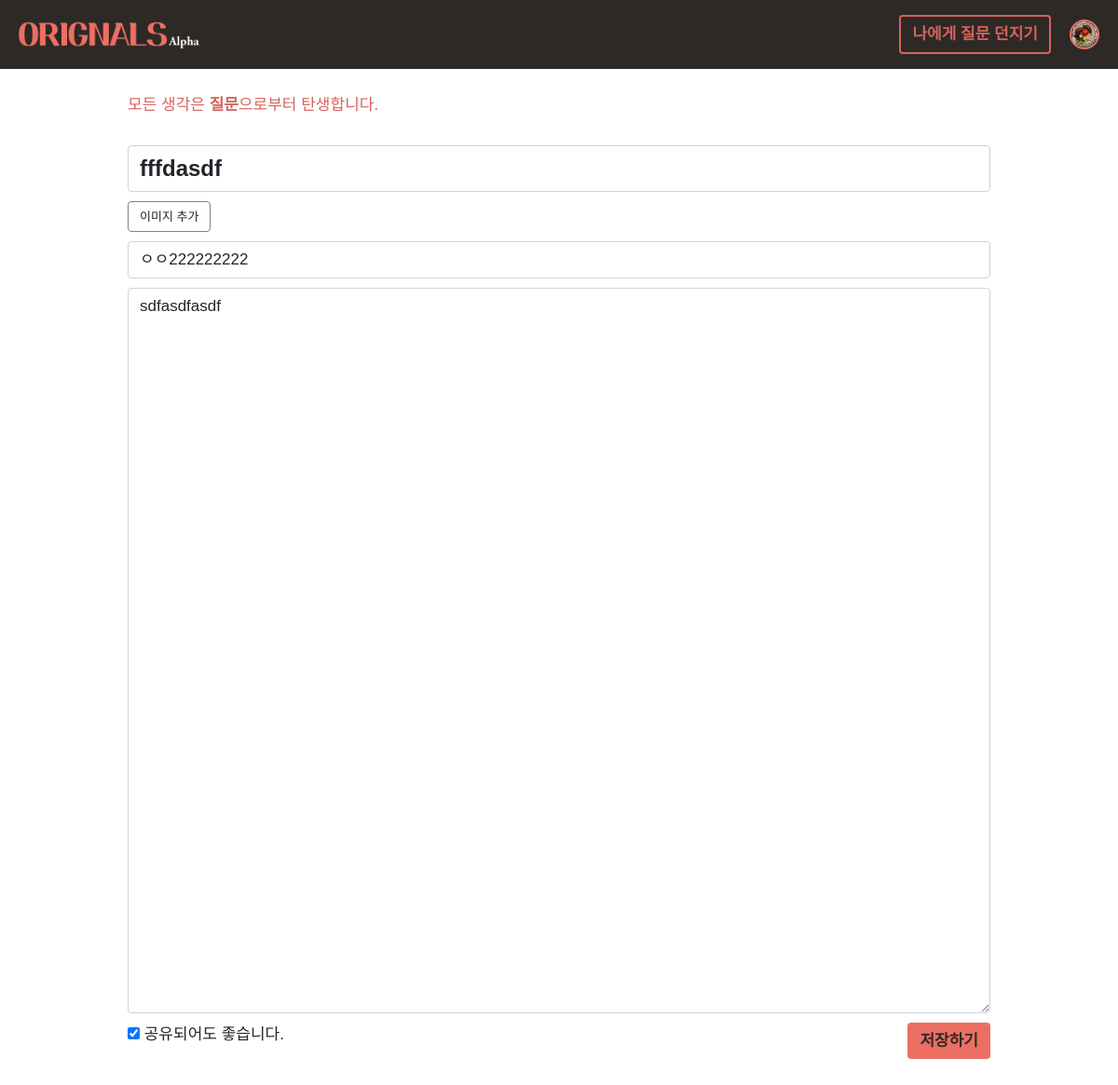
Before: /self-answer/edit/2 (signed in) with the older database file.
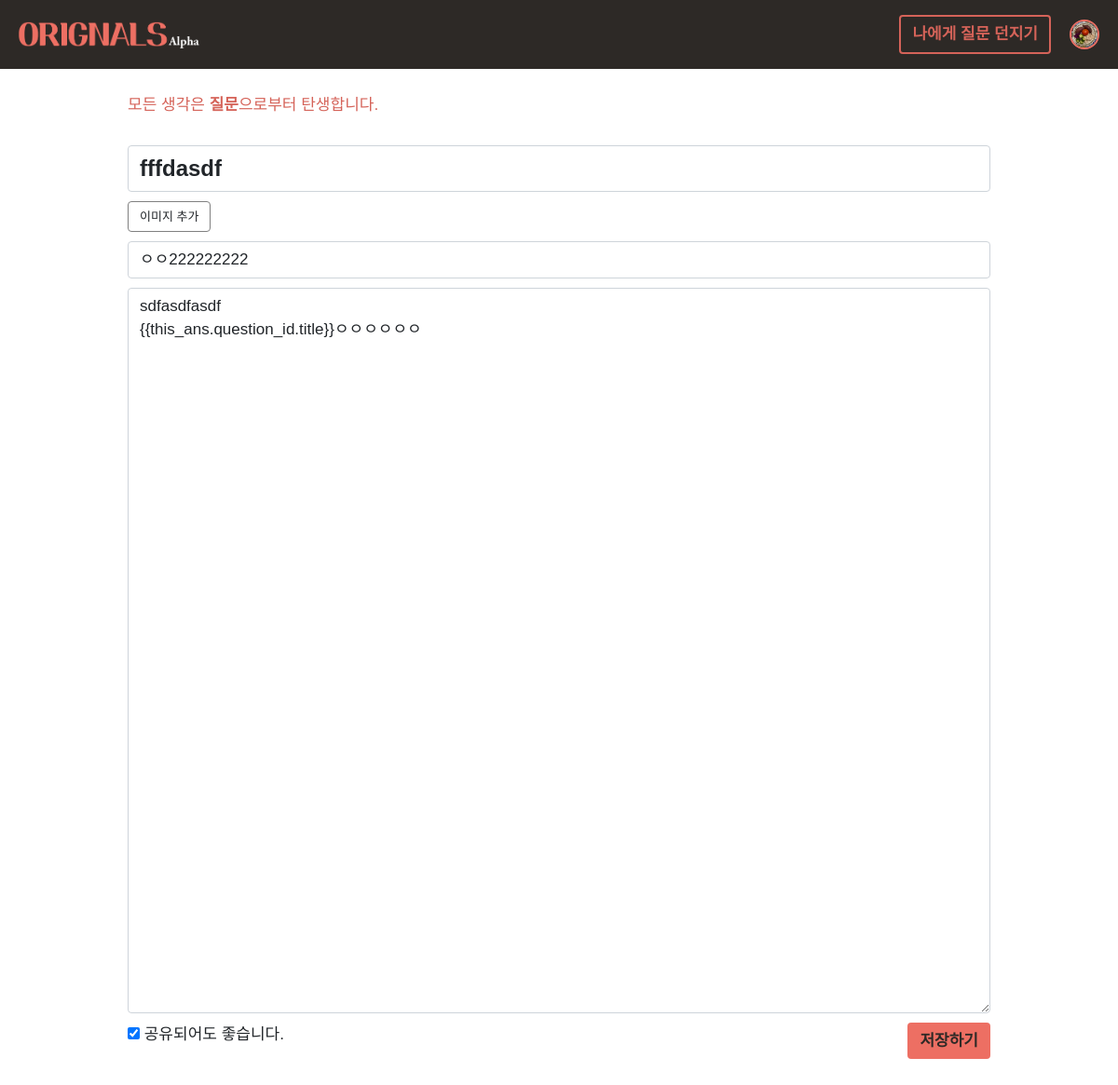
After: the same page with the newer database file.
### main/models.py (models this page shows, shortened)
class AnswersForFromSelf(models.Model):
    objects = models.Manager()
    type = models.CharField(max_length=10, default='self', blank=True)
    question_id = models.ForeignKey(QuestionsFromSelf, on_delete=models.CASCADE, related_name='answerforfromself', null=False, default=None)
    author_id = models.ForeignKey(User, on_delete=models.CASCADE, related_name='answerforfromself', null=False)
    subtitle = models.CharField(max_length=100, blank=True)
    body = models.CharField(max_length=10000, blank=True) # 답변을 하지 않고 저장하는 경우--null=True 필요없나?
    image = models.ImageField(null=True, blank=True, upload_to='answer_img')
    created_at = models.DateField(auto_now_add=True)
    updated_at = models.DateField(auto_now_add=False)
    created_at_time = models.DateTimeField(auto_now_add=True, null=True, blank=True)
    is_shared = models.BooleanField(default=True)
    on_magazine = models.BooleanField(default=False)

### main/views.py (the view)
# urls.py: path('self-answer/edit/<int:ans_self_id>', views.update_ans_self, name="update-answer-from-myself"),
@login_required(login_url="/login")
def update_ans_self(request, ans_self_id):
    navbar_context = navbar(request)
    ans_to_update = AnswersForFromSelf.objects.get(id = ans_self_id)
    ques_to_update = QuestionsFromSelf.objects.get(id=ans_to_update.question_id.id)
    ques_form = QuestionsFromSelfForm(request.POST, request.FILES)
    ans_form = AnswersForFromSelfForm(request.POST, request.FILES)
    if request.method == 'POST':
        if ques_form.is_valid():
            ques_instance = ques_form.save(commit=False)
            ques_to_update.title = ques_instance.title
            if ques_instance.image:
                ques_to_update.image = ques_instance.image
            else:
                pass
            ques_to_update.save()
        if ans_form.is_valid():
            ans_instance = ans_form.save(commit=False)
            ans_to_update.updated_at = str(today)
            ans_to_update.subtitle = ans_instance.subtitle
            ans_to_update.body = ans_instance.body
            ans_to_update.is_shared = ans_instance.is_shared
            ans_to_update.save()
            ans_self_id = ans_to_update.id
        return redirect('/self-answer/{ans_id}'.format(ans_id=ans_self_id))
    else:
        mode = 'update'
        ques_form = QuestionsFromSelfForm(instance=ques_to_update)
        ans_form = AnswersForFromSelfForm(instance=ans_to_update)
        pre_context = {
            'ques_form' : ques_form,
            'ans_form' : ans_form,
            'mode' : mode,
        }
        context = {**pre_context, **navbar_context}
        return render(request, 'main/C_ans_self.html', context)

### main/forms.py
class QuestionsFromSelfForm(forms.ModelForm):
    title = forms.CharField(label="", required=False, widget=forms.TextInput( ## Validation은 클라에서 진행
        attrs={
            'placeholder' : '내가 나에게 던지는 질문',
        }))
    image = forms.ImageField(label="", required=False)
    class Meta:
        model = QuestionsFromSelf
        fields = ('title', 'image')

class AnswersForFromSelfForm(forms.ModelForm):
    subtitle = forms.CharField(label="", required=False, widget=forms.TextInput(
        attrs={
            'placeholder' : '부제: 무엇에 대한 글인가',
            'style':'font-size:1.063rem;'
        }
    ))
    body = forms.CharField(label="", required=False, widget=forms.Textarea(
        attrs={
            'placeholder' : '나의 생각이 곧 나의 정답',
            'style':'font-size:1.063rem;',
            'rows' : 30
        }
    ))
    is_shared =forms.BooleanField(label="", required=False)
    class Meta:
        model = AnswersForFromSelf
        fields = ('subtitle', 'body', 'is_shared')

### main/templates/main/C_ans_self.html (shortened to what this page needs)
{% extends 'main/base.html' %}
{% load crispy_forms_tags %}
{% block content %}
<div class="row-h-40"></div>
<div class="row">
    <div class="col">
        <div class="text-m bold" style="color:#d56359;">모든 생각은 <span class="bolder">질문</span>으로부터 탄생합니다.</div>
    </div>
</div>
{% if mode == 'create' %}
<div class="row">
    <div class="col">
        <form method='post' class='form-group' onsubmit="return validateForm()"enctype='multipart/form-data'> {% csrf_token %}
            <div class="row">
                <div class="col text-l" id='input-self-title'>
                    {{ques_form.title|as_crispy_field}}
                </div>
            </div>
            <div class="row">
                <div class="col left">
                    <button type='button' onclick="ShowImageField()" class="btn btn-menial" id='show_img_field'>이미지 추가</button>
                    {{ques_form.image|as_crispy_field}}
                </div>
            </div>
            <div class="row">
                <div class="col text-s">
                    {{ans_form.subtitle|as_crispy_field}}
                </div>
            </div>
            <div class="row">
                <div class="col text-s textbunch">
                    {{ans_form.body|as_crispy_field}}
                </div>
            </div>
            <div class="row">
                <div class="col-6 left text-m">
                    {{ans_form.is_shared}} 공유되어도 좋습니다.
                </div>
                <div class="col-6 right">
                    <button class='btn btn-primary' type="submit">저장하기</button>
                </div>
            </div>
        </form>
    </div>
</div>
{% elif mode == 'update' %}
<div class="row">
    <div class="col">
        <form method='post' class='form-group' onsubmit="return validateForm()"enctype='multipart/form-data'> {% csrf_token %}
            <div class="row">
                <div class="col text-s">
                    {{ques_form.title|as_crispy_field}}
                </div>
            </div>
            <div class="row">
                <div class="col left">
                    <button type='button' onclick="ShowImageField()" class="btn btn-menial" id='show_img_field'>이미지 추가</button>
                </div>
            </div>
            <div class="row">
                <div class="col text-s">
                    {{ans_form.subtitle|as_crispy_field}}
                </div>
            </div>
            <div class="row">
                <div class="col text-s textbunch">
                    {{ans_form.body|as_crispy_field}}
                </div>
            </div>
            <div class="row">
                <div class="col-6 left text-m">
                    {{ans_form.is_shared}} 공유되어도 좋습니다.
                </div>
                <div class="col-6 right">
                    <button class='btn btn-primary' type="submit">저장하기</button>
                </div>
            </div>
        </form>
    </div>
</div>
{% endif %}
{% endblock %}

Changed rows visible on the page:
changed AnswersForFromSelf "ㅇㅇ222222222": body "sdfasdfasdf" → "sdfasdfasdf {{this_ans.question_id.title}}ㅇㅇㅇㅇㅇㅇ"
